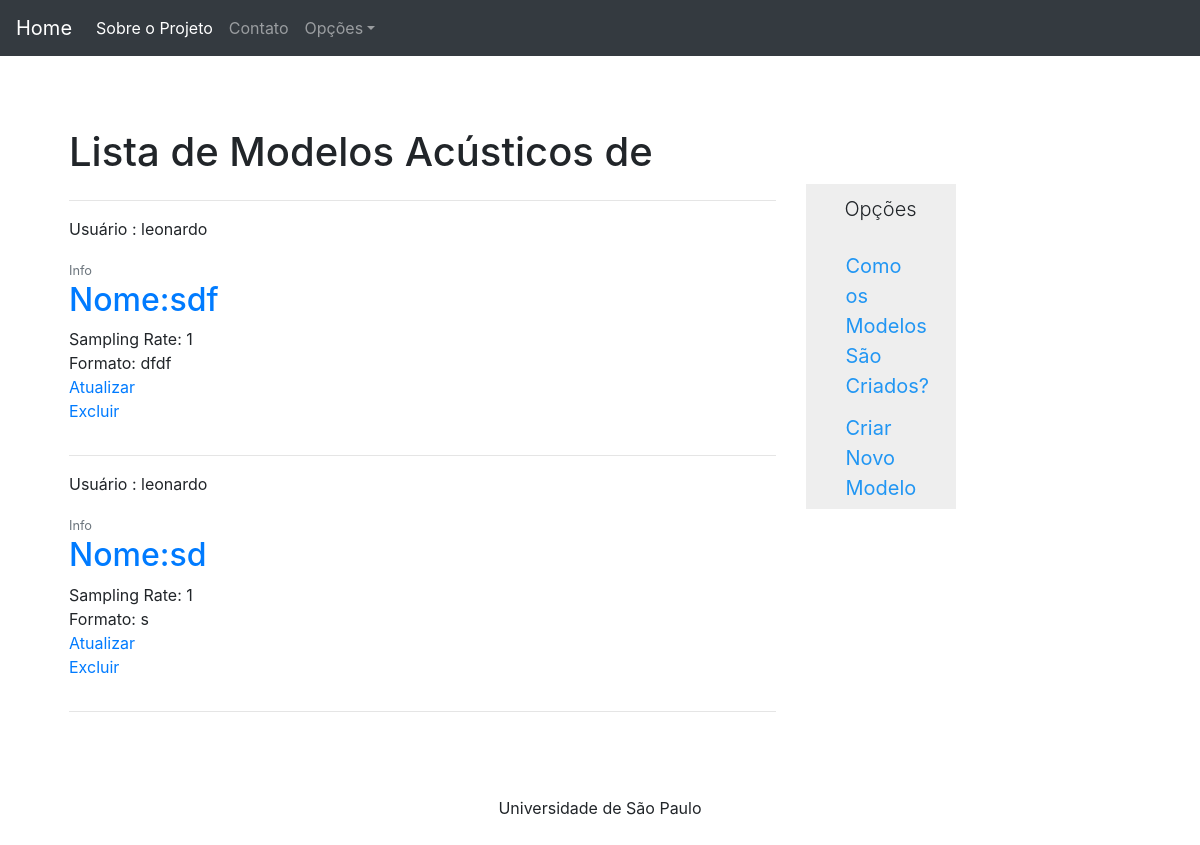
The app's page /gmmodels/list/, older data.
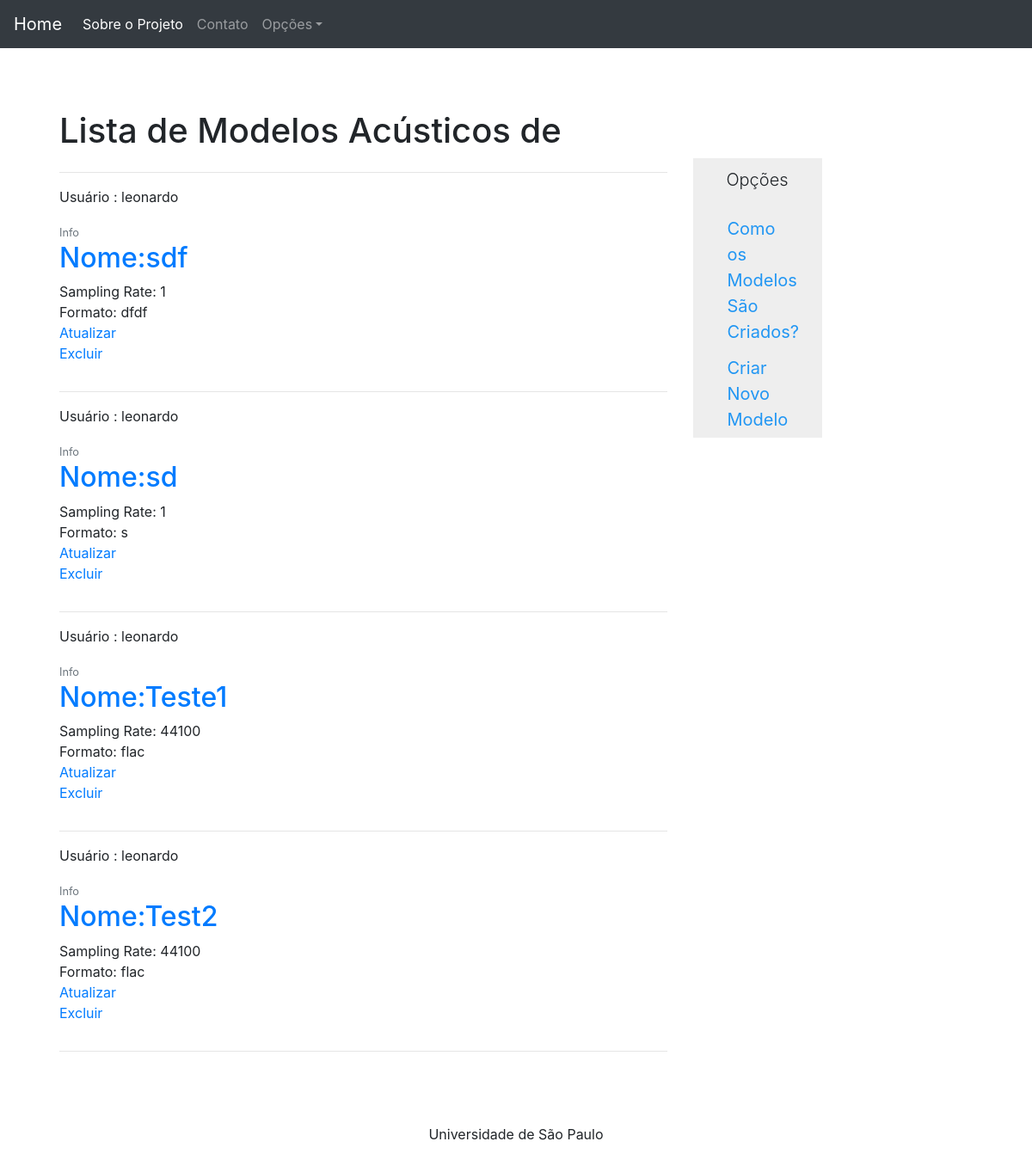
The same page, newer data.
### create_gmm/models.py (models this page shows, shortened)
class AcousticModel(models.Model):
    user = models.ForeignKey(User, on_delete=models.CASCADE)
    model_name = models.CharField(max_length=50)
    audio_data = models.FileField(null=True,upload_to=return_path)
    sampling_rate = models.IntegerField()
    audio_format = models.CharField(max_length=10)

### create_gmm/views.py (the view)
# urls.py: path('list/', views.ModelListView.as_view(), name="list-model"),
class ModelListView(ListView, LoginRequiredMixin, UserPassesTestMixin):
    model = AcousticModel
    template_name = 'create_gmm/modelsList.html'
    context_object_name = 'models'

### create_gmm/templates/create_gmm/modelsList.html (shortened to what this page needs)
{% extends 'create_gmm/template_app.html' %}
    {% block content%}
    <h1> Lista de Modelos Acústicos de {{request.user.username }}</h1>
    <div class="row">
          <div class="col-md-9">
            <div class="main">
                 {%for model in models%}
    <hr>
     <article class="media content-section">
         <div class="media-body">
            <div class="article-metadata">
              <p> Usuário : {{ model.user.username }}</p>
              <small class="text-muted">Info</small>
            </div>
            <h2><a class="article-title" href="{% url 'detail-model' model.id %}">Nome:{{model.model_name }}</a></h2>
            <p class="article-content">Sampling Rate: {{ model.sampling_rate }}
            <br> Formato: {{model.audio_format}}
            <br> <a href="{% url 'update-model' model.id%}">Atualizar</a>
            <br> <a href="{% url 'delete-model' model.id%}">Excluir</a>
            </p>
          </div>
    </article>
        {%endfor%}
             <hr>
            </div>
         </div>
         <div class="col-md-3">
    <div class="sidenav">
        <p class="lead"> Opções </p>
        <a  href="{% url 'about-model'%}">Como os Modelos São Criados?</a>
        <a href="{% url 'create-model'%}">Criar Novo Modelo</a>
    </div>
    </div>
  </div>
    {% endblock %}

### create_gmm/templates/create_gmm/template_app.html (shortened to what this page needs)
<!doctype html>
<html lang="en">
  <head>
    {% load static %}
    <link rel="stylesheet" href="{% static 'accounts/starter-template.css'%}" type="text/css">
    <link rel="stylesheet" href="{% static 'accounts/css/bootstrap.min.css' %}" type="text/css">
  </head>
  <body>
       <nav class="navbar navbar-expand-md navbar-dark bg-dark fixed-top">
           <a class="navbar-brand" href="{% url 'home'%}">Home</a>
  <div class="collapse navbar-collapse" id="navbarsExampleDefault">
    <ul class="navbar-nav mr-auto">
      <li class="nav-item active">
              <a class="nav-link" href="{% url 'about' %}">Sobre o Projeto <span class="sr-only">(current)</span></a>
      </li>
      <li class="nav-item">
        <a class="nav-link" href="#">Contato</a>
      </li>
      <li class="nav-item dropdown">
        <a class="nav-link dropdown-toggle" href="#" id="dropdown01" data-toggle="dropdown" aria-haspopup="true" aria-expanded="false">Opções</a>
      </li>
    </ul>
  </div>
</nav>
<main role="main" class="container">
  <div class="starter-template">
      {% block content %}
      {% endblock %}
  </div>
</main>
<footer id="foot">
    <div class="inner">
        <p>  Universidade de São Paulo</p>
    </div>
</footer>
  </body>
</html>

### accounts/static/accounts/starter-template.css (style rules this page uses)
body { padding-top: 5rem; }
.starter-template { padding: 3rem 1.5rem; text-align: justify; width: 1000px; }
#foot { text-align: center; padding: 20px; }

### create_gmm/templates/create_gmm/template_app.html (style rules this page uses)
.sidenav { width: 150px; z-index: 1; top: 20px; left: 10px; background: #eee; overflow-x: hidden; }
.sidenav a { padding: 6px 30px 6px 40px; text-decoration: none; font-size: 20px; color: #2196F3; display: block; }
.sidenav p { padding: 10px 10px 5px 10px; text-align:center; }

Row changes from the older to the newer data that the page shows:
added AcousticModel: user.username "leonardo", model_name "Teste1", sampling_rate "44100", audio_format "flac"
added AcousticModel: user.username "leonardo", model_name "Test2", sampling_rate "44100", audio_format "flac"
